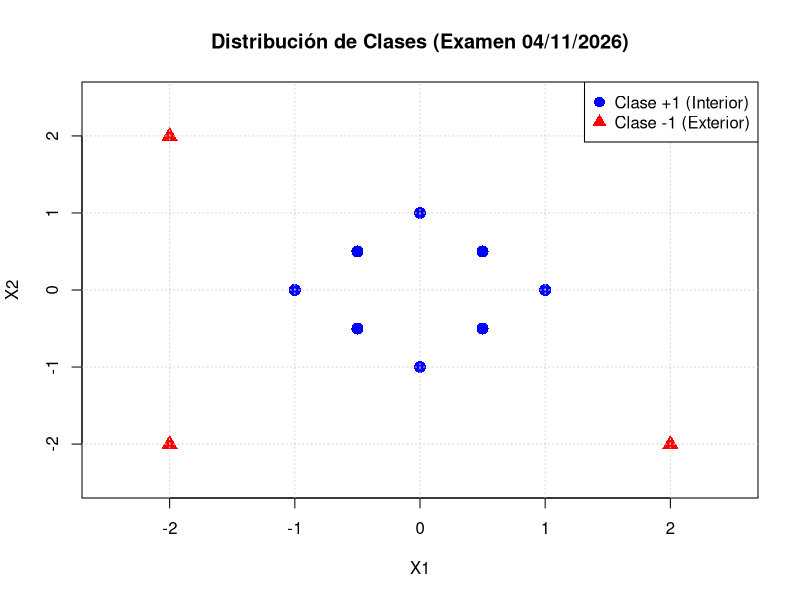

Write R code to recreate this figure.
library(kernlab)
library(e1071)

set.seed(1234)

# 1. Conjunto de Datos
datos <- data.frame(
  X1 = c(-2, -2,  2,  2, -1,  1,  0,  0, -0.5, -0.5,  0.5,  0.5),
  X2 = c(-2,  2, -2,  2,  0,  0, -1,  1, -0.5,  0.5, -0.5,  0.5),
  Y  = factor(c(-1, -1, -1, -1,  1,  1,  1,  1,    1,    1,    1,    1))
)

cat("=== DATOS DEL EXAMEN ===\n")
print(datos)
cat("\n")



# ------------------------------------------------------------------------------
# Problema 1. 
# ------------------------------------------------------------------------------


# 1.1 Representación Gráfica (0.5 puntos) --------------------------------------

cat("=== BLOQUE 1: REPRESENTACIÓN GRÁFICA ===\n")
colores <- ifelse(datos$Y == "1", "blue", "red")
simbolos <- ifelse(datos$Y == "1", 16, 17)

png("grafico_observaciones.png", width = 800, height = 800, res = 120)
plot(datos$X1, datos$X2, col = colores, pch = simbolos, cex = 1.6, lwd = 2,
     xlab = "X1", ylab = "X2", main = "Distribución de Clases (Examen 04/11/2026)",
     xlim = c(-2.5, 2.5), ylim = c(-2.5, 2.5))
grid()
legend("topright", legend = c("Clase +1 (Interior)", "Clase -1 (Exterior)"),
       col = c("blue", "red"), pch = c(16, 17), pt.cex = 1.4)
dev.off()

# 1.2 SVM con kernlab (ksvm con kernel RBF) -------------------------------------

cat("=== BLOQUE 2: SVM CON KERNLAB (ksvm) ===\n")

# 2.1. Entrenamiento con C = 10, gamma (sigma) = 0.5
modelo_ksvm <- ksvm(
  Y ~ ., 
  data = datos, 
  type = "C-svc", 
  C = 10, 
  kernel = "rbfdot", 
  kpar = list(sigma = 0.5)
)

print(modelo_ksvm)

# 2.2. Elementos del modelo:
cat("\n--- Parámetros y Elementos Extraídos de ksvm ---\n")

# a) Número de vectores soporte
num_sv <- nSV(modelo_ksvm)
cat("a) Número de vectores soporte:", num_sv, "\n")

# b) Índices de las observaciones que son vectores soporte
indices_sv <- SVindex(modelo_ksvm)
cat("b) Índices de vectores soporte:", paste(indices_sv, collapse = ", "), "\n")

# c) Multiplicadores de Lagrange (alpha_i)
coeficientes_y_alpha <- coef(modelo_ksvm)[[1]]
alfa_valores <- abs(coeficientes_y_alpha)
cat("c) Multiplicadores de Lagrange (alpha_i) de los vectores soporte:\n")
for (k in 1:length(indices_sv)) {
  cat(sprintf("   - Obs %2d (%+d): alpha = %8.6f\n", 
              indices_sv[k], 
              ifelse(datos$Y[indices_sv[k]] == "1", 1, -1), 
              alfa_valores[k]))
}

# d) Parámetro b
termino_b <- b(modelo_ksvm)
cat("d) Parámetro b (función b(ksvm)):", termino_b, "\n")
cat("   Término independiente estándar (-b(ksvm)):", -termino_b, "\n")

# e) Vector de pesos w en el espacio transformado
# Dado que el kernel RBF mapea a un espacio de dimensión infinita, 
# no se puede imprimir el vector w completo (tiene longitud infinita).
# Sin embargo, mediante el desarrollo en serie de Taylor de exp(2*gamma*<x, z>),
# podemos aproximar explícitamente los primeros 10 coeficientes del vector w:
terminos_taylor <- list(
  c(0,0), c(1,0), c(0,1), c(2,0), c(1,1), c(0,2), c(3,0), c(2,1), c(1,2), c(0,3)
)
nombres_terminos <- c("1", "x1", "x2", "x1^2", "x1*x2", "x2^2", "x1^3", "x1^2*x2", "x1*x2^2", "x2^3")
w_primeros_10 <- numeric(10)
x_sv <- as.matrix(datos[indices_sv, c("X1", "X2")])
norma2_sv <- rowSums(x_sv^2)

for (m in 1:10) {
  p1 <- terminos_taylor[[m]][1]
  p2 <- terminos_taylor[[m]][2]
  grado_k <- p1 + p2
  escala <- sqrt((2 * 0.5)^grado_k / factorial(grado_k) * choose(grado_k, p1))
  phi_m <- escala * exp(-0.5 * norma2_sv) * (x_sv[, 1]^p1) * (x_sv[, 2]^p2)
  w_primeros_10[m] <- sum(coeficientes_y_alpha * phi_m)
}
names(w_primeros_10) <- nombres_terminos

cat("e) Primeros 10 coeficientes del vector w (aproximación en base polinómica):\n")
print(round(w_primeros_10, 6))

# f) Ancho del canal: 
rbf_func <- rbfdot(sigma = 0.5)
sv_puntos <- as.matrix(datos[indices_sv, c("X1", "X2")])
K_sv <- kernelMatrix(rbf_func, sv_puntos)
norma_w2 <- as.numeric(t(coeficientes_y_alpha) %*% K_sv %*% coeficientes_y_alpha)
norma_w <- sqrt(norma_w2)
ancho_canal <- 2 / norma_w

cat(sprintf("f) Norma de w en el espacio transformado: ||w|| = %8.6f\n", norma_w))
cat(sprintf("   Ancho del canal: M = 2 / ||w|| = %8.6f\n", ancho_canal))

# 2.3. Predicción sobre el conjunto de entrenamiento y Accuracy
pred_train <- predict(modelo_ksvm, datos)
matriz_confusion_ksvm <- table(Prediccion = pred_train, Real = datos$Y)
cat("\nMatriz de confusión en entrenamiento (ksvm):\n")
print(matriz_confusion_ksvm)
accuracy_ksvm <- sum(diag(matriz_confusion_ksvm)) / sum(matriz_confusion_ksvm)
cat("Porcentaje de aciertos en entrenamiento:", accuracy_ksvm * 100, "%\n\n")

# ------------------------------------------------------------------------------
# BLOQUE 3. SVM con IPOP (Interior Point Optimization Procedure)
# ------------------------------------------------------------------------------
cat("=== BLOQUE 3: SVM CON IPOP (OPTIMIZACIÓN CUADRÁTICA DUAL) ===\n")

# Formulación matricial del problema dual:
# min (1/2 * alpha^T * H * alpha - c^T * alpha)
# s.t. A * alpha = 0 (b <= A*alpha <= b + r)
#      0 <= alpha <= C
N <- nrow(datos)
X_mat <- as.matrix(datos[, c("X1", "X2")])
Y_num <- ifelse(datos$Y == "1", 1, -1)

# Matriz H: H_ij = y_i * y_j * K(x_i, x_j)
K_completa <- kernelMatrix(rbf_func, X_mat)
H_mat <- K_completa * (Y_num %*% t(Y_num))

# Vector c (lineal): -1 para todos los alfas (para maximizar sum(alpha))
c_vec <- rep(-1, N)

# Restricción de igualdad: sum(y_i * alpha_i) = 0
A_mat <- matrix(Y_num, nrow = 1)
b_restriccion <- 0
r_restriccion <- 0

# Restricciones de caja (box constraints): 0 <= alpha_i <= C
l_cota_inf <- rep(0, N)
u_cota_sup <- rep(10, N)  # C = 10

# Llamada al optimizador IPOP de kernlab
solucion_ipop <- ipop(
  c = c_vec, 
  H = H_mat, 
  A = A_mat, 
  b = b_restriccion, 
  l = l_cota_inf, 
  u = u_cota_sup, 
  r = r_restriccion, 
  verb = 0
)

# 3.2. Extracción de valores
alfa_ipop <- primal(solucion_ipop)
cat("Valores de todos los multiplicadores de Lagrange alpha_i (IPOP):\n")
print(round(alfa_ipop, 6))

# Umbral numérico para identificar vectores soporte
umbral_sv <- 1e-4
indices_sv_ipop <- which(alfa_ipop > umbral_sv)

cat("\nResultados con IPOP:\n")
cat(" - Número de vectores soporte:", length(indices_sv_ipop), "\n")
cat(" - Índices de vectores soporte:", paste(indices_sv_ipop, collapse = ", "), "\n")

# Término independiente b en IPOP:
# Para los vectores soporte en margen (0 < alpha < C):
# b = y_k - sum_{i} alpha_i * y_i * K(x_i, x_k)
f_sin_b <- colSums(alfa_ipop * Y_num * K_completa)
# Promedio sobre los vectores de soporte libres:
b_ipop <- mean(Y_num[indices_sv_ipop] - f_sin_b[indices_sv_ipop])
cat(sprintf(" - Término independiente b: %8.6f\n", b_ipop))

# Función de decisión f(x):
# f(x) = sign( sum_{i in SV} alpha_i * y_i * K(x_i, x) + b )
pred_score_ipop <- f_sin_b + b_ipop
pred_clase_ipop <- ifelse(pred_score_ipop >= 0, 1, -1)
acc_ipop <- mean(pred_clase_ipop == Y_num)
cat(" - Accuracy de la función de decisión (IPOP):", acc_ipop * 100, "%\n\n")

# ------------------------------------------------------------------------------
# BLOQUE 4. Ajuste de Parámetros con tune()
# ------------------------------------------------------------------------------
cat("=== BLOQUE 4: SELECCIÓN DE HIPERPARÁMETROS CON TUNE ===\n")

# Partición del conjunto de datos en Entrenamiento (70%) y Test (30%)
ind_particion <- sample(2, nrow(datos), replace = TRUE, prob = c(0.7, 0.3))
train_set <- datos[ind_particion == 1, ]
test_set  <- datos[ind_particion == 2, ]

cat(sprintf("Instancias en Train: %d | Instancias en Test: %d\n", nrow(train_set), nrow(test_set)))

# 4.1. Llamada a tune() para evaluar la cuadrícula de parámetros:
# C in {0.1, 1, 10, 100}
# gamma in {0.1, 0.5}
grid_c <- c(0.1, 1, 10, 100)
grid_gamma <- c(0.1, 0.5)

resultado_tune <- tune(
  svm, 
  train.x = Y ~ ., 
  data = train_set, 
  kernel = "radial",
  ranges = list(cost = grid_c, gamma = grid_gamma)
)

print(summary(resultado_tune))

# 4.2. Identificar los valores óptimos de C y gamma
mejor_modelo <- resultado_tune$best.model
c_optimo     <- resultado_tune$best.parameters$cost
gamma_optimo <- resultado_tune$best.parameters$gamma

cat(sprintf("\nValores óptimos identificados por tune():\n"))
cat(sprintf(" - Cost (C) óptimo    : %g\n", c_optimo))
cat(sprintf(" - Gamma óptimo        : %g\n", gamma_optimo))

# 4.3. Predicción con los datos de test y cálculo del accuracy
predicciones_test <- predict(mejor_modelo, newdata = test_set)
matriz_confusion_test <- table(Prediccion = predicciones_test, Real = test_set$Y)

cat("\nMatriz de Confusión en el conjunto de Test:\n")
print(matriz_confusion_test)

accuracy_test <- sum(diag(matriz_confusion_test)) / sum(matriz_confusion_test)
cat(sprintf("\nAccuracy final en Test: %.2f%%\n", accuracy_test * 100))
cat("======================================================================\n")
